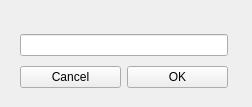
<?xml version="1.0" encoding="UTF-8"?>
<ui version="4.0">
 <class>HostnameWidget</class>
 <widget class="QWidget" name="HostnameWidget">
  <property name="windowModality">
   <enum>Qt::WindowModal</enum>
  </property>
  <property name="geometry">
   <rect>
    <x>0</x>
    <y>0</y>
    <width>252</width>
    <height>107</height>
   </rect>
  </property>
  <property name="windowTitle">
   <string>Change Hiostnme</string>
  </property>
  <widget class="QWidget" name="">
   <property name="geometry">
    <rect>
     <x>20</x>
     <y>30</y>
     <width>208</width>
     <height>64</height>
    </rect>
   </property>
   <layout class="QVBoxLayout" name="verticalLayout">
    <item>
     <widget class="QLineEdit" name="lineEdit"/>
    </item>
    <item>
     <layout class="QHBoxLayout" name="horizontalLayout">
      <item>
       <widget class="QPushButton" name="cancelButton">
        <property name="text">
         <string>Cancel</string>
        </property>
       </widget>
      </item>
      <item>
       <widget class="QPushButton" name="okBtn">
        <property name="text">
         <string>OK</string>
        </property>
       </widget>
      </item>
     </layout>
    </item>
   </layout>
  </widget>
 </widget>
 <resources/>
 <connections/>
</ui>
